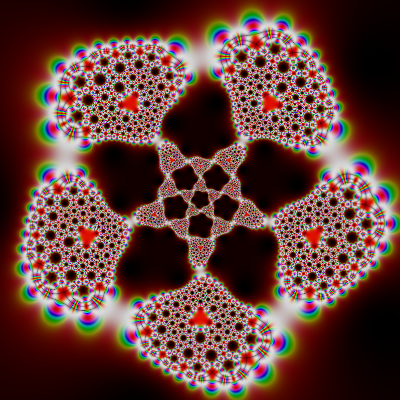

Recreate this plot in Python.
#coding=utf-8

import numpy as np
import matplotlib.pyplot as plt
from matplotlib.colors import hsv_to_rgb

def Klein(z):
    #Klein j-function
    return 1728*(z*(z**10+11*z**5-1))**5 / (-(z**20+1)+228*(z**15-z**5)-494*z**10)**3

def RiemannSphere(z):
    #mapping to Riemann Sphere via stereographic projection
    t = 1 + z.real**2 + z.imag**2
    return 2*z.real/t, 2*z.imag/t, 2/t-1

def Mobius(z):
    #distort the result image by a mobius transformation
    return (z-20)/(3*z+1j)

x,y = np.ogrid[-5:5:800j,-5:5:800j]
z = x + y*1j
z = RiemannSphere(Klein(Mobius(Klein(z))))

H = np.sin(z[0]*np.pi)**2
S = np.cos(z[1]*np.pi)**2
V = abs(np.sin(z[2]*np.pi) * np.cos(z[2]*np.pi))**0.2

HSV = np.dstack((H,S,V))
RGBImage = hsv_to_rgb(HSV)

fig = plt.figure(figsize=(8,8))
ax = fig.add_axes([0,0,1,1], aspect=1)
ax.axis('off')
plt.imshow(RGBImage)
#plt.show()
plt.savefig('Icosa_Symmetry.png')
